Frame 1 (no input): blank canvas, image omitted
Frame 60 (the mouse pressed at the canvas centre just before this capture): blank canvas, image omitted
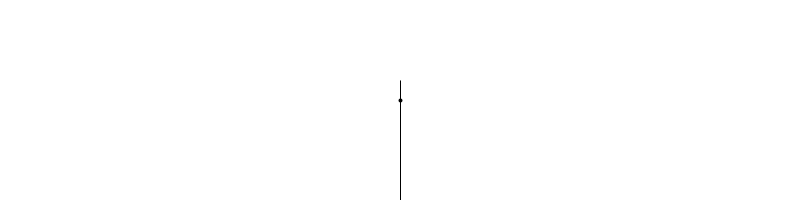
Frame 120 (the mouse held since frame 60 and released just before this capture)

The Processing sketch whose frames 1 and 60 were blank and that drew this single picture after the mouse press (run headless with seeded random() and noise(); from frame 60 on, the mouse is pressed at the canvas centre):

// Processing sketch: processing_10314
// ── processing_10314.pde

/**
 * Mouse test
 */

float linelength = 0;
float megalength = 0;
float w ;
float h;
 
void setup() 
{
   size(800, 200);
  colorMode(RGB, 255, 255, 255, 255);
  smooth();
  w = width;
  h = height;
  megalength = sqrt(w*w + h*h);
  background(255); 
}


void resetline()
{
  linelength = 0;
  background(255); 
}

void drawline()
{
  linelength += 2;
  float x1;
  float y1;
  float x2;
  float y2;
  float d;  
  
  x1 = x2 = mouseX - w/2;
  y1 = y2 = mouseY - h;
  d = sqrt(x1*x1 + y1*y1);
  x2 = ((x1) * megalength) /d;
  y2 = ((y1) * megalength) /d;
  x1 = ((x1) * linelength) /d;
  y1 = ((y1) * linelength) /d;

  strokeWeight(1);
  stroke(0,0,0);
  line(w/2.0, h, x2 + w/2.0, y2 +  h);
  stroke(255,255,255);
  strokeWeight(4);
  line(x1 + w/2.0, y1 + h, x2 + w/2.0, y2 +  h);
  stroke(0,0,0);
  point(mouseX,mouseY);

}

void mouseMoved()
{
  //resetline();
}

void mouseReleased()
{
  resetline();
}

void mouseDragged()
{
 // resetline();
}

void mousePressed()
{
  drawline();
}

void draw() 
{   
  background(255,255,255); 
  fill(0,0,0);
  if(mousePressed)
  {
  drawline();
  }
}
